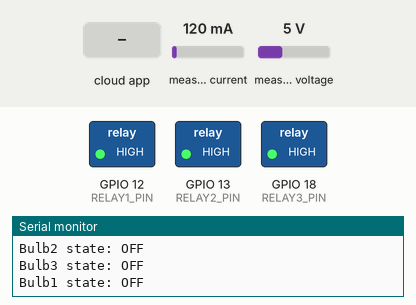
Recording of a sketch running on a simulated ESP32. On the bench: switched loads named in the sketch (green lamp = pin HIGH), the last lines printed to the serial monitor. The inputs (shaded band) are chosen by the test bench; at power-on: measured current 120 mA, measured voltage 5 V. WiFi joins after 1.5 s; servers stay silent unless stated; EEPROM starts erased; the Firebase database answers and starts empty.

Above: at 3.9 s.
4.0 s: the phone or cloud app sets bulb1 to 1
At 5.1 s:
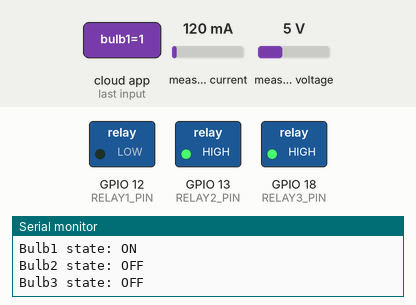
6.8 s: the phone or cloud app sets bulb2 to 1
At 7.4 s:
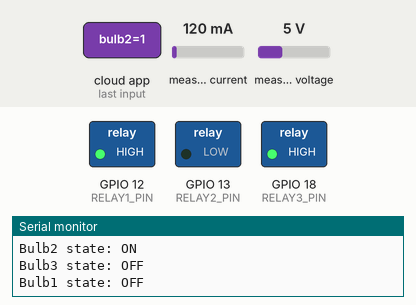
12.1 s: the phone or cloud app sets bulb3 to 1
At 13.8 s:
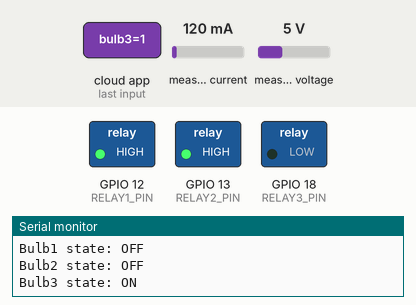
Timing chart, 0 to 17.4 s (numbered marks = the images above; inputs shaded):
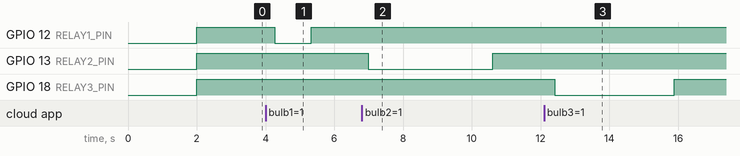

The sketch:

PrepaidSmartEnergyMeter_OnlineOfflineControl.ino
```cpp
#include <WiFi.h>
#include <FirebaseESP32.h>
#include <PZEM004Tv30.h>
#include <EEPROM.h>  // Library for storing data in ESP32 memory

// Replace with your network credentials
#define WIFI_SSID ""
#define WIFI_PASSWORD ""

// Firebase project credentials
#define FIREBASE_HOST "prepaid-smart-energy-meter-ee-default-rtdb.asia-southeast1.firebasedatabase.app"
#define FIREBASE_AUTH "your-database-secret"

// Define pins
#define PZEM_RX_PIN 16
#define PZEM_TX_PIN 17
#define RELAY1_PIN 12
#define RELAY2_PIN 13
#define RELAY3_PIN 18

// EEPROM addresses for balance and units
#define EEPROM_BALANCE_ADDR 0
#define EEPROM_UNITS_ADDR sizeof(float)

// Create a HardwareSerial object for PZEM
HardwareSerial mySerial(2);

// Initialize PZEM with HardwareSerial object
PZEM004Tv30 pzem(&mySerial, PZEM_RX_PIN, PZEM_TX_PIN);

// Create a FirebaseData object
FirebaseData firebaseData;

// Firebase authentication and configuration
FirebaseAuth auth;
FirebaseConfig config;

// Local variables for balance and units
float currentBalance = 0.0;
float currentUnits = 0.0;
bool loadsTurnedOff = false;
bool wifiConnected = false;
unsigned long lastUpdateTime = 0;
const unsigned long updateInterval = 5000; // Update every 5 seconds

void setup() {
  Serial.begin(115200);
  EEPROM.begin(512);  // Initialize EEPROM with a 512-byte size

  // Start hardware serial for PZEM
  mySerial.begin(9600, SERIAL_8N1, PZEM_RX_PIN, PZEM_TX_PIN);

  // Connect to Wi-Fi
  connectToWiFi();

  // Configure Firebase
  config.host = FIREBASE_HOST;
  config.signer.tokens.legacy_token = FIREBASE_AUTH;
  Firebase.begin(&config, &auth);
  Firebase.reconnectWiFi(true);

  // Initialize relays as output and set them to OFF initially
  pinMode(RELAY1_PIN, OUTPUT);
  pinMode(RELAY2_PIN, OUTPUT);
  pinMode(RELAY3_PIN, OUTPUT);
  digitalWrite(RELAY1_PIN, HIGH);  // HIGH = OFF
  digitalWrite(RELAY2_PIN, HIGH);  // HIGH = OFF
  digitalWrite(RELAY3_PIN, HIGH);  // HIGH = OFF

  // Fetch initial state of bulbs from Firebase
  getBulbState("bulb1", RELAY1_PIN);
  getBulbState("bulb2", RELAY2_PIN);
  getBulbState("bulb3", RELAY3_PIN);

  // Load balance and units from Firebase if Wi-Fi is connected, otherwise load from EEPROM
  if (wifiConnected) {
    fetchInitialBalanceAndUnits();
  } else {
    loadBalanceAndUnitsFromEEPROM();
  }
}

void loop() {
  checkWiFiConnection();

  unsigned long currentTime = millis();
  if (currentTime - lastUpdateTime >= updateInterval) {
    if (wifiConnected) {
      sendRealTimeData();
    } else {
      deductBalanceAndUnitsOffline();
    }
    lastUpdateTime = currentTime;
  }

  // Listen for state changes in Firebase
  if (wifiConnected) {
    listenToFirebase();
  }
}

void connectToWiFi() {
  WiFi.begin(WIFI_SSID, WIFI_PASSWORD);
  Serial.print("Connecting to Wi-Fi");
  while (WiFi.status() != WL_CONNECTED) {
    delay(1000);
    Serial.print(".");
  }
  Serial.println("\nConnected to Wi-Fi");
  wifiConnected = true;
}

void checkWiFiConnection() {
  if (WiFi.status() != WL_CONNECTED) {
    wifiConnected = false;
    Serial.println("Wi-Fi disconnected.");
  } else if (!wifiConnected) {  // Reconnect event
    wifiConnected = true;
    Serial.println("Wi-Fi reconnected. Syncing data with Firebase.");
    syncLocalDataToFirebase();
  }
}

void fetchInitialBalanceAndUnits() {
  if (Firebase.getFloat(firebaseData, "/balance")) {
    currentBalance = firebaseData.floatData();
    EEPROM.put(EEPROM_BALANCE_ADDR, currentBalance);
    EEPROM.commit();
  }
  if (Firebase.getFloat(firebaseData, "/units")) {
    currentUnits = firebaseData.floatData();
    EEPROM.put(EEPROM_UNITS_ADDR, currentUnits);
    EEPROM.commit();
  }
}

void loadBalanceAndUnitsFromEEPROM() {
  EEPROM.get(EEPROM_BALANCE_ADDR, currentBalance);
  EEPROM.get(EEPROM_UNITS_ADDR, currentUnits);
}

void deductBalanceAndUnitsOffline() {
  float voltage = pzem.voltage();
  float current = pzem.current();
  float power = voltage * current;
  float energyConsumed = (power * (updateInterval / 3600000.0));

  if (!isnan(energyConsumed)) {
    float costPerUnit = 9.0; // Cost per unit (kWh)
    currentBalance -= energyConsumed * costPerUnit;
    currentUnits -= energyConsumed;

    if (currentBalance <= 0 || currentUnits <= 0) {
      currentBalance = 0;
      currentUnits = 0;
      turnOffLoads();
    }

    EEPROM.put(EEPROM_BALANCE_ADDR, currentBalance);
    EEPROM.put(EEPROM_UNITS_ADDR, currentUnits);
    EEPROM.commit();
  }
}

void syncLocalDataToFirebase() {
  if (Firebase.setFloat(firebaseData, "/balance", currentBalance)) {
    Serial.println("Balance synced to Firebase.");
  }
  if (Firebase.setFloat(firebaseData, "/units", currentUnits)) {
    Serial.println("Units synced to Firebase.");
  }
}

void getBulbState(String bulbId, int relayPin) {
  if (Firebase.getBool(firebaseData, "/bulbs/" + bulbId)) {
    bool bulbState = firebaseData.boolData();
    digitalWrite(relayPin, bulbState ? LOW : HIGH);  // LOW activates the relay
    Serial.println(bulbId + " initial state: " + String(bulbState ? "ON" : "OFF"));
  } else {
    Serial.println("Error getting " + bulbId + " state: " + firebaseData.errorReason());
  }
}

void listenToFirebase() {
  if (Firebase.getBool(firebaseData, "/bulbs/bulb1")) {
    bool state = firebaseData.boolData();
    digitalWrite(RELAY1_PIN, state ? LOW : HIGH);
    Serial.println("Bulb1 state: " + String(state ? "ON" : "OFF"));
  }

  if (Firebase.getBool(firebaseData, "/bulbs/bulb2")) {
    bool state = firebaseData.boolData();
    digitalWrite(RELAY2_PIN, state ? LOW : HIGH);
    Serial.println("Bulb2 state: " + String(state ? "ON" : "OFF"));
  }

  if (Firebase.getBool(firebaseData, "/bulbs/bulb3")) {
    bool state = firebaseData.boolData();
    digitalWrite(RELAY3_PIN, state ? LOW : HIGH);
    Serial.println("Bulb3 state: " + String(state ? "ON" : "OFF"));
  }
}

void sendRealTimeData() {
  // Check Wi-Fi connectivity before proceeding
  if (WiFi.status() != WL_CONNECTED) {
    Serial.println("Wi-Fi is disconnected. Skipping data update.");
    return;
  }

  float voltage = pzem.voltage();
  float current = pzem.current();

  // Ensure voltage and current readings are valid
  if (isnan(voltage) || isnan(current)) {
    Serial.println("Invalid voltage or current readings.");
    return;
  }

  float power = voltage * current;
  float frequency = pzem.frequency();
  float powerFactor = pzem.pf();
  float energyConsumed = power * (updateInterval / 3600000.0); // Convert ms to hours

  // Retrieve balance and units from Firebase if possible
  if (Firebase.getFloat(firebaseData, "/balance")) {
    currentBalance = firebaseData.floatData();
  } else {
    Serial.println("Error fetching balance: " + firebaseData.errorReason());
    return;
  }

  if (Firebase.getFloat(firebaseData, "/units")) {
    currentUnits = firebaseData.floatData();
  } else {
    Serial.println("Error fetching units: " + firebaseData.errorReason());
    return;
  }

  // Check and update balance and units only if they are above zero
  if (currentBalance > 0 && currentUnits > 0) {
    float costPerUnit = 9.0; // Cost per unit (kWh)
    currentBalance -= energyConsumed * costPerUnit;
    currentUnits -= energyConsumed;

    // Ensure neither balance nor units drop below zero
    if (currentBalance < 0) currentBalance = 0;
    if (currentUnits < 0) currentUnits = 0;

    // Update balance in Firebase if modified
    if (Firebase.setFloat(firebaseData, "/balance", currentBalance)) {
      Serial.print("Updated Balance: ");
      Serial.println(currentBalance);
    } else {
      Serial.println("Error updating balance: " + firebaseData.errorReason());
    }

    // Update units in Firebase if modified
    if (Firebase.setFloat(firebaseData, "/units", currentUnits)) {
      Serial.print("Updated Units: ");
      Serial.println(currentUnits);
    } else {
      Serial.println("Error updating units: " + firebaseData.errorReason());
    }
  }

  // Turn off loads if balance or units reach zero
  if (currentBalance <= 0 || currentUnits <= 0) {
    turnOffLoads();
    Serial.println("Balance or units are zero. Loads turned off.");
  }

  // Send real-time energy data to Firebase
  if (!Firebase.setFloat(firebaseData, "/parameters/voltage", voltage))
    Serial.println("Error updating voltage: " + firebaseData.errorReason());
  if (!Firebase.setFloat(firebaseData, "/parameters/current", current))
    Serial.println("Error updating current: " + firebaseData.errorReason());
  if (!Firebase.setFloat(firebaseData, "/parameters/power", power))
    Serial.println("Error updating power: " + firebaseData.errorReason());
  if (!Firebase.setFloat(firebaseData, "/parameters/energy", energyConsumed))
    Serial.println("Error updating energy: " + firebaseData.errorReason());
  if (!Firebase.setFloat(firebaseData, "/parameters/frequency", frequency))
    Serial.println("Error updating frequency: " + firebaseData.errorReason());
  if (!Firebase.setFloat(firebaseData, "/parameters/powerFactor", powerFactor))
    Serial.println("Error updating power factor: " + firebaseData.errorReason());

  Serial.println("Real-time data sent to Firebase.");
}

void turnOffLoads() {
  digitalWrite(RELAY1_PIN, HIGH);
  digitalWrite(RELAY2_PIN, HIGH);
  digitalWrite(RELAY3_PIN, HIGH);

  if (Firebase.setBool(firebaseData, "/bulbs/bulb1", false)) Serial.println("Bulb1 OFF.");
  if (Firebase.setBool(firebaseData, "/bulbs/bulb2", false)) Serial.println("Bulb2 OFF.");
  if (Firebase.setBool(firebaseData, "/bulbs/bulb3", false)) Serial.println("Bulb3 OFF.");
}
```

Measured:
- after the input at 4.0 s, GPIO 12 (RELAY1_PIN): HIGH → LOW after 0.26 s, → HIGH 1.1 s later
- after the input at 6.8 s, GPIO 13 (RELAY2_PIN): HIGH → LOW after 0.19 s, → HIGH 3.6 s later
- after the input at 12.1 s, GPIO 18 (RELAY3_PIN): HIGH → LOW after 0.32 s, → HIGH 3.5 s later
